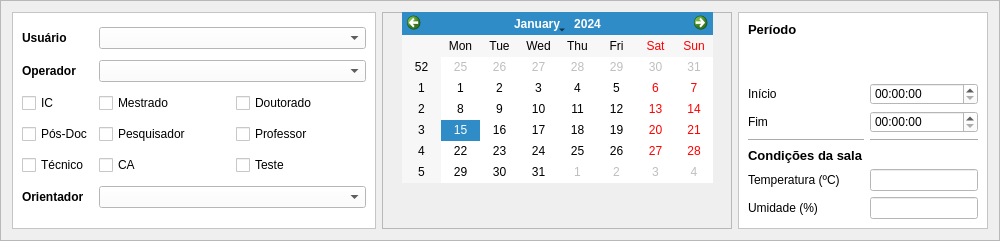
        <widget class="QFrame" name="frame_2">
         <property name="minimumSize">
          <size>
           <width>1000</width>
           <height>200</height>
          </size>
         </property>
         <property name="maximumSize">
          <size>
           <width>16777215</width>
           <height>16777215</height>
          </size>
         </property>
         <property name="styleSheet">
          <string notr="true"/>
         </property>
         <property name="frameShape">
          <enum>QFrame::StyledPanel</enum>
         </property>
         <property name="frameShadow">
          <enum>QFrame::Raised</enum>
         </property>
         <layout class="QHBoxLayout" name="horizontalLayout_2">
          <item>
           <widget class="QFrame" name="frame_18">
            <property name="maximumSize">
             <size>
              <width>16777215</width>
              <height>16777215</height>
             </size>
            </property>
            <property name="styleSheet">
             <string notr="true">background-color: rgb(255, 255, 255);</string>
            </property>
            <property name="frameShape">
             <enum>QFrame::StyledPanel</enum>
            </property>
            <property name="frameShadow">
             <enum>QFrame::Raised</enum>
            </property>
            <layout class="QGridLayout" name="gridLayout">
             <item row="1" column="0">
              <widget class="QLabel" name="label_26">
               <property name="font">
                <font>
                 <pointsize>9</pointsize>
                 <weight>75</weight>
                 <bold>true</bold>
                </font>
               </property>
               <property name="text">
                <string>Operador</string>
               </property>
              </widget>
             </item>
             <item row="2" column="1">
              <widget class="QCheckBox" name="mestrado_checkBox">
               <property name="text">
                <string>Mestrado</string>
               </property>
              </widget>
             </item>
             <item row="0" column="0">
              <widget class="QLabel" name="label_24">
               <property name="maximumSize">
                <size>
                 <width>50</width>
                 <height>16777215</height>
                </size>
               </property>
               <property name="font">
                <font>
                 <pointsize>9</pointsize>
                 <weight>75</weight>
                 <bold>true</bold>
                </font>
               </property>
               <property name="text">
                <string>Usuário</string>
               </property>
              </widget>
             </item>
             <item row="3" column="0">
              <widget class="QCheckBox" name="posdoc_checkBox">
               <property name="text">
                <string>Pós-Doc</string>
               </property>
              </widget>
             </item>
             <item row="2" column="0">
              <widget class="QCheckBox" name="ic_checkBox">
               <property name="text">
                <string>IC</string>
               </property>
              </widget>
             </item>
             <item row="3" column="1">
              <widget class="QCheckBox" name="pesquisador_checkBox">
               <property name="text">
                <string>Pesquisador</string>
               </property>
              </widget>
             </item>
             <item row="4" column="0">
              <widget class="QCheckBox" name="technician_checkBox">
               <property name="text">
                <string>Técnico</string>
               </property>
              </widget>
             </item>
             <item row="5" column="0">
              <widget class="QLabel" name="label_25">
               <property name="font">
                <font>
                 <pointsize>9</pointsize>
                 <weight>75</weight>
                 <bold>true</bold>
                </font>
               </property>
               <property name="text">
                <string>Orientador</string>
               </property>
              </widget>
             </item>
             <item row="1" column="1" colspan="2">
              <widget class="QComboBox" name="technician_comboBox">
               <property name="minimumSize">
                <size>
                 <width>0</width>
                 <height>0</height>
                </size>
               </property>
              </widget>
             </item>
             <item row="4" column="1">
              <widget class="QCheckBox" name="ca_checkBox">
               <property name="text">
                <string>CA</string>
               </property>
              </widget>
             </item>
             <item row="2" column="2">
              <widget class="QCheckBox" name="doutorado_checkBox">
               <property name="text">
                <string>Doutorado</string>
               </property>
              </widget>
             </item>
             <item row="3" column="2">
              <widget class="QCheckBox" name="professor_checkBox">
               <property name="text">
                <string>Professor</string>
               </property>
              </widget>
             </item>
             <item row="4" column="2">
              <widget class="QCheckBox" name="test_checkBox">
               <property name="text">
                <string>Teste</string>
               </property>
              </widget>
             </item>
             <item row="5" column="1" colspan="2">
              <widget class="QComboBox" name="advisor_comboBox">
               <property name="minimumSize">
                <size>
                 <width>0</width>
                 <height>0</height>
                </size>
               </property>
              </widget>
             </item>
             <item row="0" column="1" colspan="2">
              <widget class="QComboBox" name="user_comboBox">
               <property name="minimumSize">
                <size>
                 <width>0</width>
                 <height>0</height>
                </size>
               </property>
              </widget>
             </item>
            </layout>
           </widget>
          </item>
          <item>
           <widget class="QFrame" name="frame_19">
            <property name="maximumSize">
             <size>
              <width>350</width>
              <height>16777215</height>
             </size>
            </property>
            <property name="styleSheet">
             <string notr="true"/>
            </property>
            <property name="frameShape">
             <enum>QFrame::StyledPanel</enum>
            </property>
            <property name="frameShadow">
             <enum>QFrame::Raised</enum>
            </property>
            <widget class="QCalendarWidget" name="calendarWidget">
             <property name="geometry">
              <rect>
               <x>20</x>
               <y>0</y>
               <width>311</width>
               <height>171</height>
              </rect>
             </property>
            </widget>
           </widget>
          </item>
          <item>
           <widget class="QFrame" name="frame_20">
            <property name="maximumSize">
             <size>
              <width>250</width>
              <height>16777215</height>
             </size>
            </property>
            <property name="styleSheet">
             <string notr="true">background-color: rgb(255, 255, 255);</string>
            </property>
            <property name="frameShape">
             <enum>QFrame::StyledPanel</enum>
            </property>
            <property name="frameShadow">
             <enum>QFrame::Raised</enum>
            </property>
            <layout class="QGridLayout" name="gridLayout_8">
             <item row="0" column="0">
              <widget class="QLabel" name="label_18">
               <property name="maximumSize">
                <size>
                 <width>16777215</width>
                 <height>20</height>
                </size>
               </property>
               <property name="font">
                <font>
                 <pointsize>10</pointsize>
                 <weight>75</weight>
                 <bold>true</bold>
                </font>
               </property>
               <property name="text">
                <string>Período</string>
               </property>
              </widget>
             </item>
             <item row="2" column="0">
              <widget class="QLabel" name="label_12">
               <property name="text">
                <string>Início</string>
               </property>
              </widget>
             </item>
             <item row="3" column="0">
              <widget class="QLabel" name="label_13">
               <property name="text">
                <string>Fim</string>
               </property>
              </widget>
             </item>
             <item row="3" column="1">
              <widget class="QTimeEdit" name="stop_timeEdit">
               <property name="maximumSize">
                <size>
                 <width>200</width>
                 <height>16777215</height>
                </size>
               </property>
              </widget>
             </item>
             <item row="2" column="1">
              <widget class="QTimeEdit" name="start_timeEdit">
               <property name="maximumSize">
                <size>
                 <width>200</width>
                 <height>16777215</height>
                </size>
               </property>
              </widget>
             </item>
             <item row="6" column="0">
              <widget class="QLabel" name="label_16">
               <property name="text">
                <string>Temperatura (ºC)</string>
               </property>
              </widget>
             </item>
             <item row="7" column="0">
              <widget class="QLabel" name="label_17">
               <property name="text">
                <string>Umidade (%)</string>
               </property>
              </widget>
             </item>
             <item row="5" column="0">
              <widget class="QLabel" name="label_19">
               <property name="maximumSize">
                <size>
                 <width>16777215</width>
                 <height>20</height>
                </size>
               </property>
               <property name="font">
                <font>
                 <pointsize>10</pointsize>
                 <weight>75</weight>
                 <bold>true</bold>
                </font>
               </property>
               <property name="text">
                <string>Condições da sala</string>
               </property>
              </widget>
             </item>
             <item row="7" column="1">
              <widget class="QLineEdit" name="humidity_lineEdit">
               <property name="maximumSize">
                <size>
                 <width>150</width>
                 <height>16777215</height>
                </size>
               </property>
              </widget>
             </item>
             <item row="6" column="1">
              <widget class="QLineEdit" name="temperature_lineEdit">
               <property name="maximumSize">
                <size>
                 <width>150</width>
                 <height>16777215</height>
                </size>
               </property>
              </widget>
             </item>
             <item row="4" column="0">
              <widget class="Line" name="line_7">
               <property name="orientation">
                <enum>Qt::Horizontal</enum>
               </property>
              </widget>
             </item>
             <item row="4" column="1">
              <widget class="Line" name="line_8">
               <property name="orientation">
                <enum>Qt::Horizontal</enum>
               </property>
              </widget>
             </item>
             <item row="1" column="1">
              <spacer name="verticalSpacer_10">
               <property name="orientation">
                <enum>Qt::Vertical</enum>
               </property>
               <property name="sizeHint" stdset="0">
                <size>
                 <width>20</width>
                 <height>40</height>
                </size>
               </property>
              </spacer>
             </item>
            </layout>
           </widget>
          </item>
         </layout>
        </widget>
